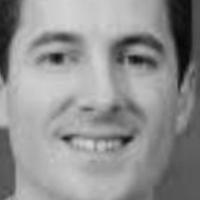
#> input picture Assignment_2/1_32_0_0_20170117000815389.jpg.chip.jpg, 200 x 200 px; its folder holds 4 pictures in this run
$ jupyter execute --allow-errors pca_images.ipynb
#> lines starting #> are read from the running program, lines starting #| are printed output that depends on the picture
[cell 1]
import glob
import numpy as np
import cv2
from matplotlib import pyplot as plt
import pandas as pd
#from PIL import Image

## Mean image calculation

### Convert images to grey scale

[cell 2]
# we were working with images of the size 200 times 200 pixels

def img_to_grayscale(im):
    arr = np.empty((200, 200, 1))   # TODO: maybe chnage according to assignment
    for i, e in enumerate(np.array(im)):
        for j, l in enumerate(e):
            arr[i][j] = l[0]
    return arr

[cell 3]
# the Data_df['Image'] contain the path of the image
# we are reading the image and converting it to grayscale

# Maybe make a pandas df with the image path

image_data = []

import glob, os
data_path = "../Assignment_2/"
os.chdir(data_path)

for img in glob.glob("*.jpg"):
    this_image = cv2.imread(img)
#> this_image is the input picture: shape (200, 200, 3); min 5, max 213, mean 144.5
    image_data.append(img_to_grayscale(np.array(this_image)))

### Mean image

[cell 4]
mean_image = np.mean(image_data, axis=(0))
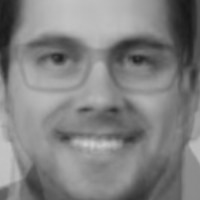
#> mean_image: shape (200, 200, 1) float64; min 22.75, max 207.8, mean 129.7
mean_image = mean_image.astype(int)
#> (the rest of this cell did not finish here and is left out)

[cell 5]
without_mean = np.subtract(image_data, mean_image)
plt.imshow(without_mean[0], cmap="gray")
plt.show()
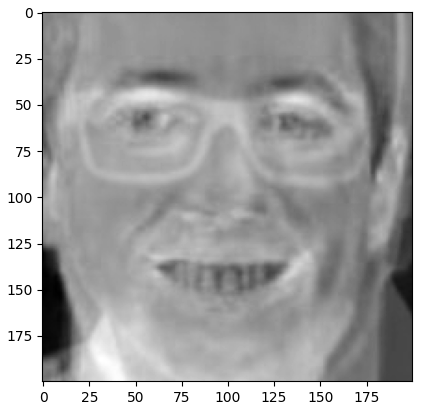
#> figure drawn by matplotlib, 1 panel

# PCA

[cell 6]
from sklearn.decomposition import PCA

for_pca = np.reshape(without_mean, (without_mean.shape[0], -1))
N_COMPONENTS = 10  # TODO: maybe chnage according to assignment

pca = PCA(N_COMPONENTS)
#> (the rest of this cell did not finish here and is left out)

#> (a cell that did not finish here is left out)

#> (a cell that did not finish here is left out)

[cell 9]
maximage=[]
minimage=[]

#> (the rest of this cell did not finish here and is left out)

### PCA images

[cell 10]
fig = plt.figure(figsize=(25, 10))
#> (the rest of this cell did not finish here and is left out)

#> (a cell that did not finish here is left out)

[cell 12]
plt.figure(figsize=(50, 30))
#> (the rest of this cell did not finish here and is left out)

[cell 13]
plt.figure(figsize=(50, 30))
plt.subplot(1,2,1)
#> (the rest of this cell did not finish here and is left out)

#> (a cell that did not finish here is left out)

## PC's variance

#> (a cell that did not finish here is left out)

# Linear regression

[cell 16]
# read txt file and make it a pandas dataframe
with open('ratings.txt') as f:
#> (reads Assignment_2/ratings.txt from the repository)
